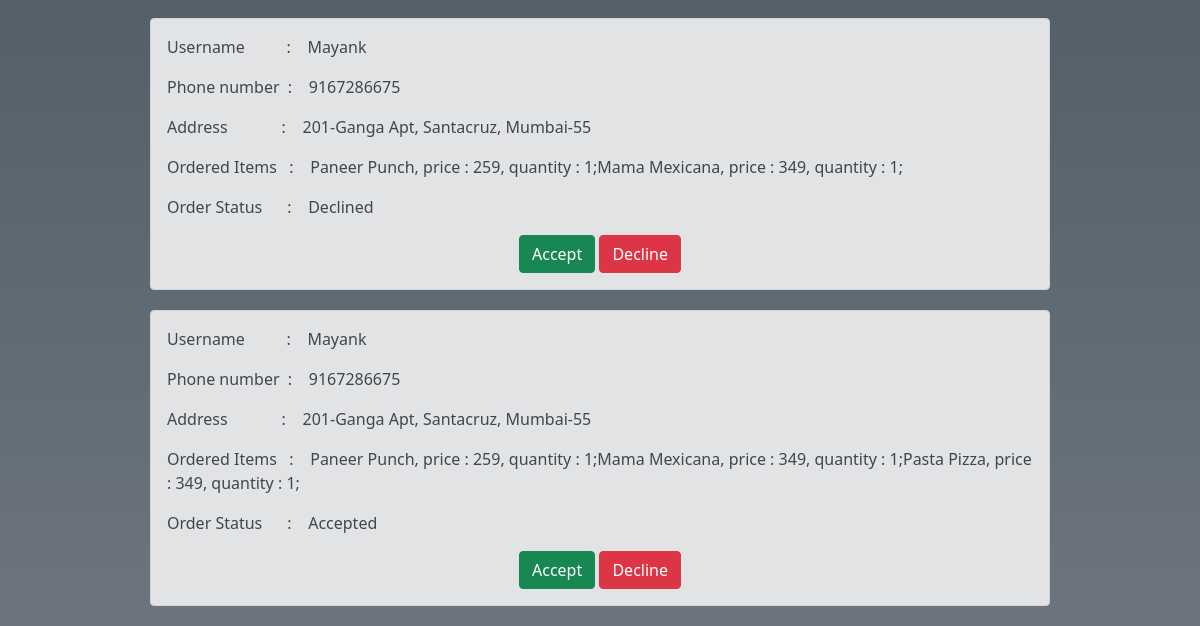
The page /adminorders/ (lower part) on the database as committed earlier.
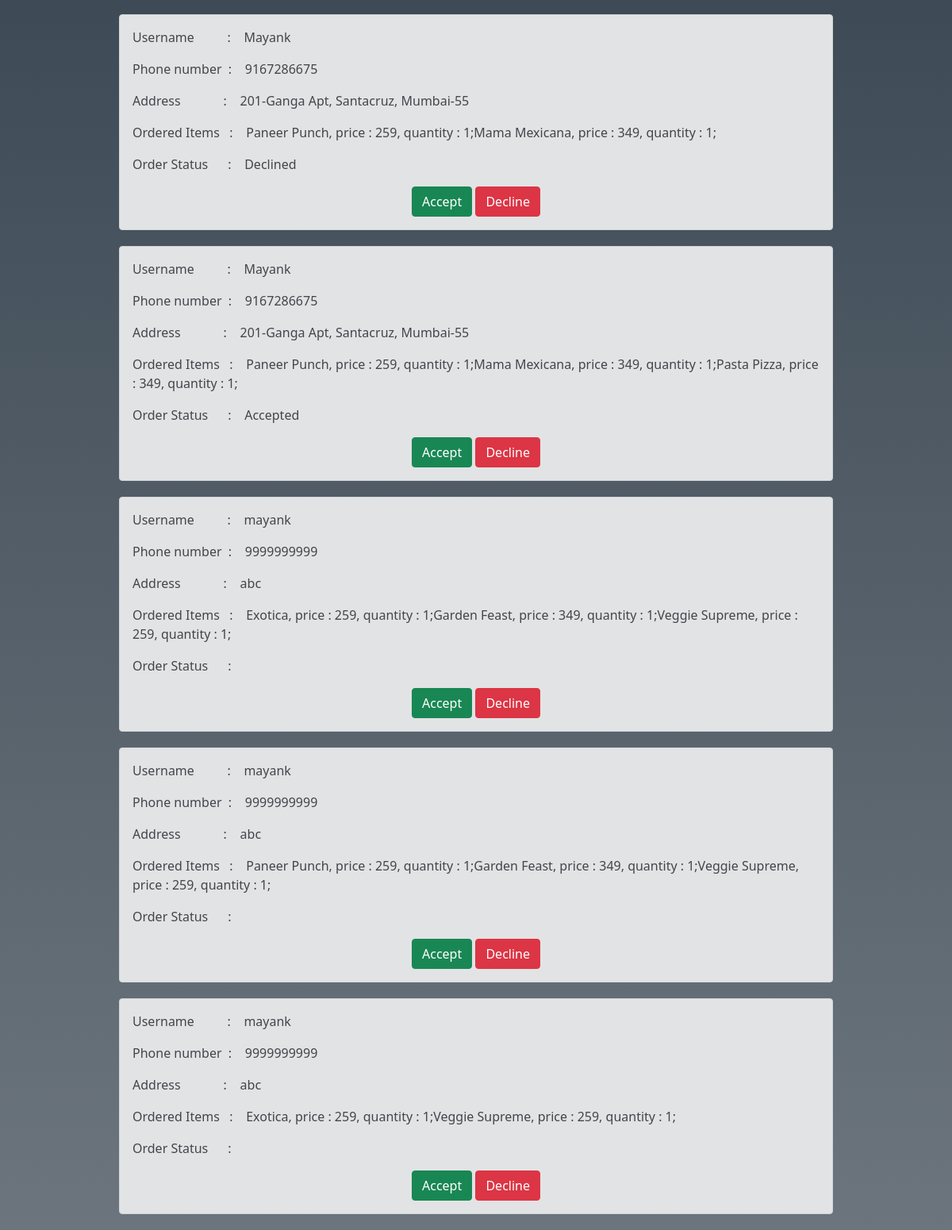
The same page on the database as committed later.
### pizzaapp/models.py (models this page shows)
class OrderModel(models.Model):
    username = models.CharField(max_length = 10)
    phoneno = models.CharField(max_length = 10)
    address = models.CharField(max_length = 100)
    ordereditems = models.CharField(max_length = 10,  null=False)
    status = models.CharField(max_length = 10)

### pizzaapp/views.py (the view)
# urls.py: path('adminorders/',adminorders),
def adminorders(request):
    orders = OrderModel.objects.all()
    context = {'orders': orders}
    return render(request,'pizzaapp/adminorders.html', context)

### templates/pizzaapp/adminorders.html (shortened to what this page needs)
{% extends 'base.html' %}
{% block content %}
<div class="container-fluid"
    style="background-color: #2a2a2a;
    background-image: linear-gradient(to bottom, #2a2a2a, #2C3A47,#6c757d);
    background-size: 100% 100%;
    background-repeat: no-repeat;
    padding-bottom: 20px;">
    {% for order in orders %}
    <div class="alert alert-secondary" style="margin: auto; margin-top: 20px;
        width: auto; min-width: 250px; max-width: 900px;" role="alert">
        <p>Username &nbsp;&nbsp;&nbsp;&nbsp;&nbsp;&nbsp;&nbsp;&nbsp; :&nbsp; &nbsp; {{order.username}}</p>
        <p>Phone number &nbsp;:&nbsp; &nbsp; {{order.phoneno}}</p>
        <p>Address &nbsp;&nbsp;&nbsp;&nbsp;&nbsp;&nbsp;&nbsp;&nbsp;&nbsp;&nbsp;&nbsp; :&nbsp; &nbsp; {{order.address}}
        </p>
        <p>Ordered Items &nbsp; :&nbsp; &nbsp; {{order.ordereditems}}</p>
        <p>Order Status &nbsp;&nbsp;&nbsp;&nbsp; :&nbsp; &nbsp; {{order.status}}</p>
        <div class="container" style="text-align: center;">
            <a href="/acceptorder/{{order.id}}/" class="btn btn-success">Accept</a>
            <a href="/declineorder/{{order.id}}/" class="btn btn-danger">Decline</a>
        </div>
    </div>
    {% endfor %}
</div>
{% endblock %}

### templates/base.html (shortened to what this page needs)
<!DOCTYPE html>
<html lang="en">
<head>
    <link href="https://cdn.jsdelivr.net/npm/bootstrap@5.0.0-beta3/dist/css/bootstrap.min.css" rel="stylesheet"
>
    <link rel="stylesheet" href="D:\Mak\SEM_4\Pyhton\PythonProjects\pizza\static\css\customerwelcome.css">
</head>
<body>
    {% block content %}
    {% endblock %}
</body>
</html>

Rows that differ between the two databases and show on the page:
added OrderModel: username "mayank", phoneno "9999999999", address "abc", ordereditems "Exotica, price : 259, quantity : 1;Garden Feast, price : 349, quantity : 1;Veggie Supreme, price : 259, quantity : 1;"
added OrderModel: username "mayank", phoneno "9999999999", address "abc", ordereditems "Paneer Punch, price : 259, quantity : 1;Garden Feast, price : 349, quantity : 1;Veggie Supreme, price : 259, quantity : 1;"
added OrderModel: username "mayank", phoneno "9999999999", address "abc", ordereditems "Exotica, price : 259, quantity : 1;Veggie Supreme, price : 259, quantity : 1;"
